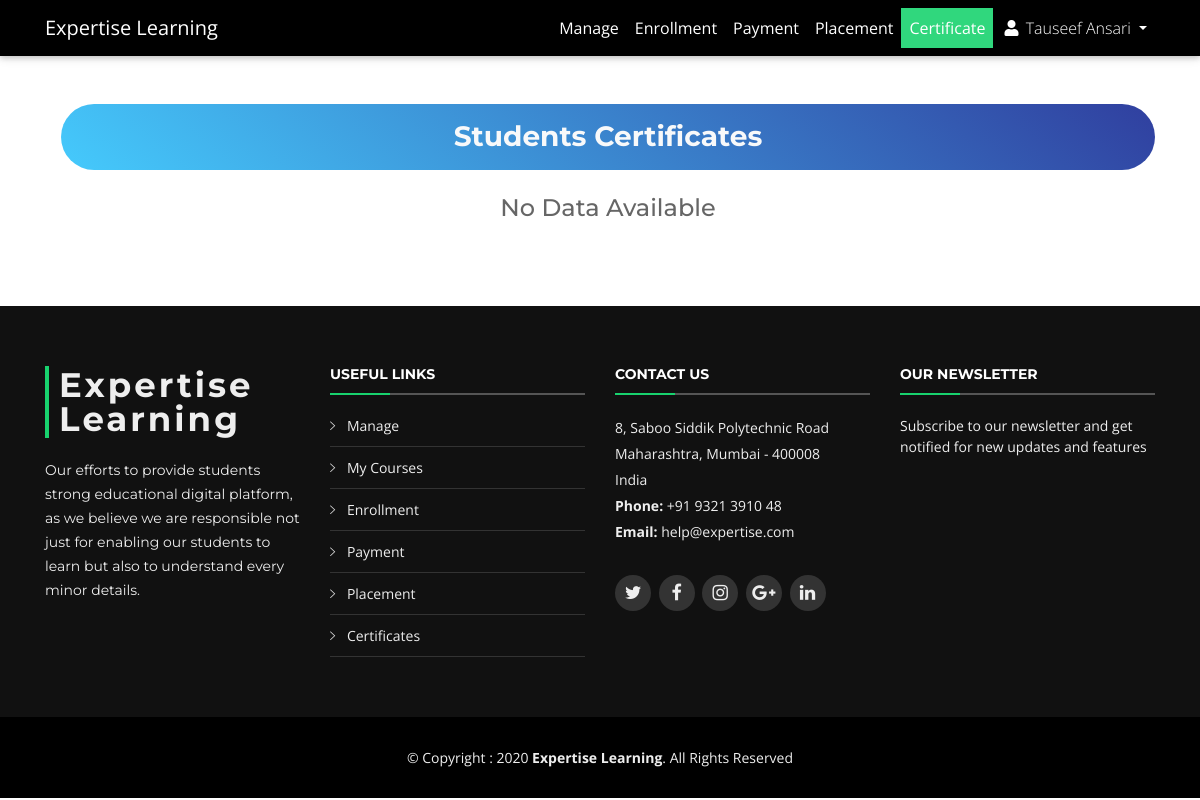
The page /staff/certificate.php (signed in) on the database as committed earlier.
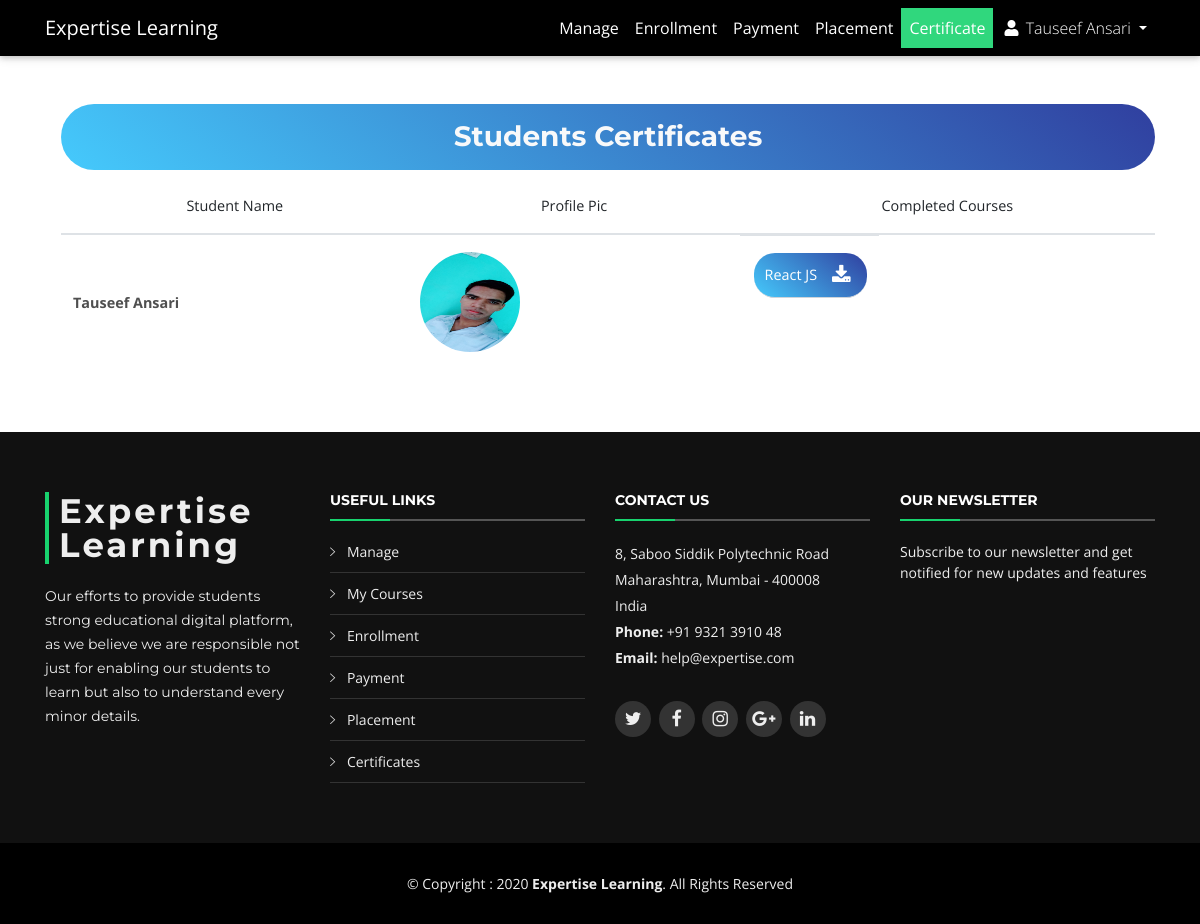
The same page on the database as committed later.
### tables this page shows
CREATE TABLE `appliedcourses` (
  `id` int(11) NOT NULL,
  `studentId` int(11) NOT NULL,
  `courseId` int(11) NOT NULL,
  `progress` int(11) NOT NULL DEFAULT 0,
  `joiningDate` timestamp NOT NULL DEFAULT current_timestamp(),
  `certificate` varchar(255) NOT NULL DEFAULT 'No'
);

CREATE TABLE `student` (
  `id` int(11) NOT NULL,
  `name` varchar(120) NOT NULL,
  `profilePic` varchar(255) NOT NULL,
  `email` varchar(255) NOT NULL,
  `mobile` bigint(20) NOT NULL,
  `qualification` varchar(120) NOT NULL,
  `address` varchar(255) NOT NULL,
  `joiningDate` date NOT NULL DEFAULT current_timestamp(),
  `placement` varchar(120) NOT NULL DEFAULT 'No',
  `password` varchar(255) NOT NULL,
  `disable` tinyint(4) NOT NULL DEFAULT 0
);

CREATE TABLE `courses` (
  `id` int(11) NOT NULL,
  `name` varchar(120) NOT NULL,
  `domain` varchar(100) NOT NULL,
  `creationDate` date NOT NULL DEFAULT current_timestamp(),
  `profilePic` varchar(255) NOT NULL,
  `objective` text NOT NULL,
  `description` text NOT NULL,
  `takenBy` varchar(120) NOT NULL,
  `price` bigint(20) NOT NULL,
  `badge` varchar(255) NOT NULL,
  `duration` tinyint(12) NOT NULL
);

### staff/certificate.php (the view, shortened to what this page needs)
<!DOCTYPE html>
<html lang="en">
<head>
  <link rel="stylesheet" href="https://use.fontawesome.com/releases/v5.11.2/css/all.css">
  <link href="../assets/css/bootstrap.min.css" rel="stylesheet">
  <link href="../assets/css/mdb.min.css" rel="stylesheet">
  <link rel="stylesheet" type="text/css" href="../assets/css/addons/datatables.min.css">
  <link rel="stylesheet" href="../assets/css/addons/datatables-select.min.css">
  <link href="../assets/vendor/bootstrap/css/bootstrap.min.css" rel="stylesheet">
  <link href="../assets/vendor/icofont/icofont.min.css" rel="stylesheet">
  <link href="../assets/vendor/font-awesome/css/font-awesome.min.css" rel="stylesheet">
  <link href="../assets/vendor/ionicons/css/ionicons.min.css" rel="stylesheet">
  <link href="../assets/vendor/animate.css/animate.min.css" rel="stylesheet">
  <link href="../assets/vendor/venobox/venobox.css" rel="stylesheet">
  <link href="../assets/vendor/owl.carousel/assets/owl.carousel.min.css" rel="stylesheet">
  <link href="../assets/vendor/aos/aos.css" rel="stylesheet">
  <link href="../assets/css/style.css" rel="stylesheet">
</head>
<body class="animated">
  <?php include_once('includes/header.php'); ?>
  <main>
    <div class="container">
      <section class="my-5 ml-3">
        <div class="row">
          <div class="col-lg-12 wow animated swing">
            <h3 class="h3 blue-gradient text-light p-3 font-weight-bold text-center" style="border-radius:50px;">Students Certificates</h3>
            <?php
              $query_check = mysqli_query($con, "SELECT student.id AS ID,name,profilePic,certificate FROM appliedCourses JOIN student ON student.id=appliedcourses.studentId  WHERE appliedCourses.progress >=100 AND student.disable=0");
              if(mysqli_num_rows($query_check)<=0)
              {
              	echo '<h4 class="h4 responsive text-center p-3"> No Data Available <h4>';
              }
              else
              {
            ?>
            <table id="dt-cell-sellection" class="table table-hover" cellspacing="0" width="100%">
              <thead>
                <tr>
                  <th class="th-sm text-center">Student Name
                  </th>
                  <th class="th-sm text-center">Profile Pic
                  </th>
                  <th class="th-sm text-center">Completed Courses
                  </th>
                </tr>
              </thead>
              <tbody>
                <?php
                  while ($row = mysqli_fetch_array($query_check))
                  {
                    $id=$row['ID'];
                    $query2= mysqli_query($con, "SELECT appliedCourses.id AS ID, appliedCourses.studentId AS SID,name,price FROM appliedCourses JOIN courses ON appliedCourses.courseId=courses.id WHERE studentId ='$id' AND appliedCourses.progress >=100");
                ?>
                    <tr>
                      <td class="align-middle"> <strong> <?php echo $row['name']; ?> </strong> </td>
                      <td class="align-middle"><img src="../assets/img/profile/<?php echo $row['profilePic']; ?>" style="width: 100px;height: 100px;border-radius: 50px;"></td>
                      <td class="align-middle" style="display: inline-block;">
                        <?php
                          while($row2=mysqli_fetch_array($query2))
                          {
                        ?>
                          <div class="chips blue-gradient text-white text-center">
                            <?php echo $row2['name']; ?>
                            <a href="../assets/img/Certificates/<?php echo $row['certificate']; ?>" target="_blank" class="closebtn download_btn_ajax" download> <i class="fa fa-download"></i> </a>
                          </div>
                        <?php
                          }
                        ?>
                      </td>
                    </tr>
                <?php
                  }
              }
                ?>
              </tbody>
            </table>
          </div>
        </div>
      </section>
    </div>
  </main>
  <?php include_once('includes/footer.php'); ?>
</body>
</html>

Rows that differ between the two databases and show on the page:
now on this page (row edited): appliedcourses: studentId.name "Tauseef Ansari", studentId.profilePic (picture), courseId.name "React JS"
Other text that changed with them:
text no longer shown: "No Data Available"
text now shown: "Student Name Profile Pic Completed Courses"
